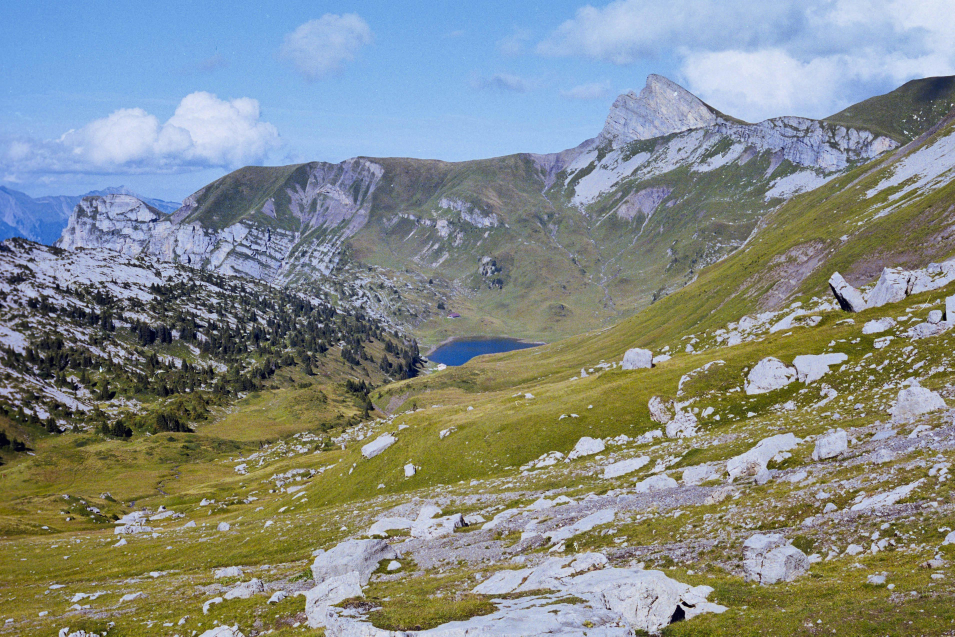
#> input picture Images/mountain.jpg, 3818 x 2546 px (shown at 1/4 size)
$ python 04_draw.py
#> lines starting #> are read from the running program, lines starting #| are printed output that depends on the picture
import cv2 as cv
import numpy as np

blank = np.zeros((500,500,3), dtype='uint8')

img = cv.imread('Images/mountain.jpg')
#> img is the input picture: shape (2546, 3818, 3); mean B, G, R 135.8, 139.3, 132.2

# [24 lines of commented-out code are left out]
cv.putText(blank, 'Hello', (100,225), cv.FONT_HERSHEY_DUPLEX,1.0, (255,0,255),2)
cv.imshow('Text', blank)
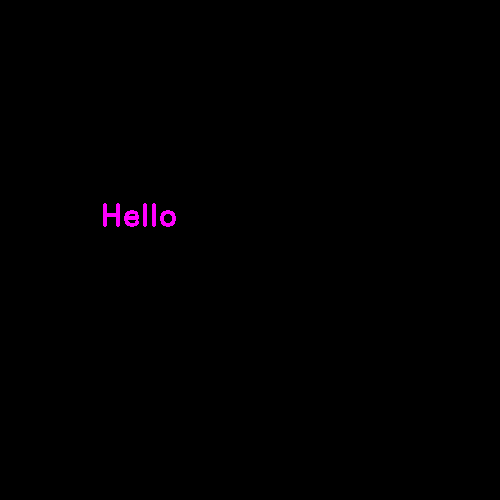
#> window 'Text': shape (500, 500, 3); mean B, G, R 0.8, 0, 0.8

cv.waitKey(0)
